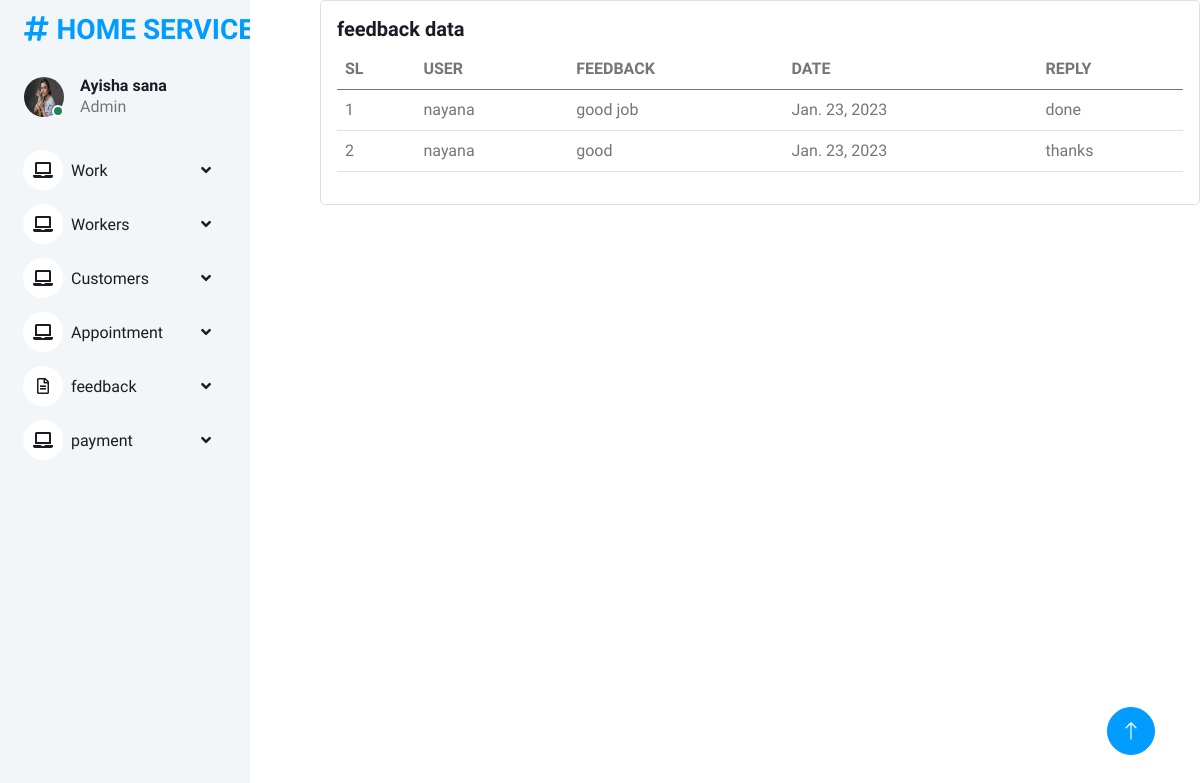
The app's page /feedbacks with its own data.
### onlinehomeservice_app/models.py (models this page shows)
class complaints(models.Model):
    user = models.ForeignKey(Login, on_delete=models.DO_NOTHING)
    feedback = models.TextField()
    date = models.DateField(auto_now=True)
    reply = models.TextField(null=True,blank=True)

class Login(AbstractUser):
    is_customer=models.BooleanField(default=False)
    is_worker=models.BooleanField(default=False)

### onlinehomeservice_app/views.py (the view)
# urls.py: path("feedbacks", views.feedbacks, name="feedbacks"),
def feedbacks(request):
    n = complaints.objects.all()
    return render(request,"admin/feedbacks.html",{"feedbacks":n})

### templates/admin/feedbacks.html (shortened to what this page needs)
{% extends "admin/admin base.html" %}
{% block content %}
<div class="card" style="width: 55rem;">
  <div class="card-body">
    <h5 class="card-title">feedback data</h5>
 <table class="table">
  <thead>
    <tr>
        <th scope="col">SL</th>
        <th scope="col">USER</th>
      <th scope="col">FEEDBACK</th>
      <th scope="col">DATE</th>
      <th scope="col">REPLY</th>
    </tr>
  </thead>
       <tbody>
  {% for n in feedbacks %}
  <tr>
    <td>{{forloop.counter}}</td>
    <td>{{n.user}}</td>
      <td>{{n.feedback}}</td>
    <td>{{n.date}}</td>
      <td>{% if n.reply == None %}
          <a href = "{% url 'reply_feedback' n.id %}">Reply now</a>
          {% else %}
          {{n.reply}}
      {% endif %}
          </td>
      {% empty %}
  </tr>
      <tr>
      <td colspan="7"><h3>No Results Found</h3></td>
      </tr>
            {% endfor %}
  </tbody>
 </table>
{% endblock %}

### static/assets1/css/style.css (style rules this page uses)
:root { --primary: #009CFF; --light: #F3F6F9; --dark: #191C24; }

### records on screen
complaints: user "nayana", feedback "good job", date "Jan. 23, 2023", reply "done"
complaints: user "nayana", feedback "good", date "Jan. 23, 2023", reply "thanks"
